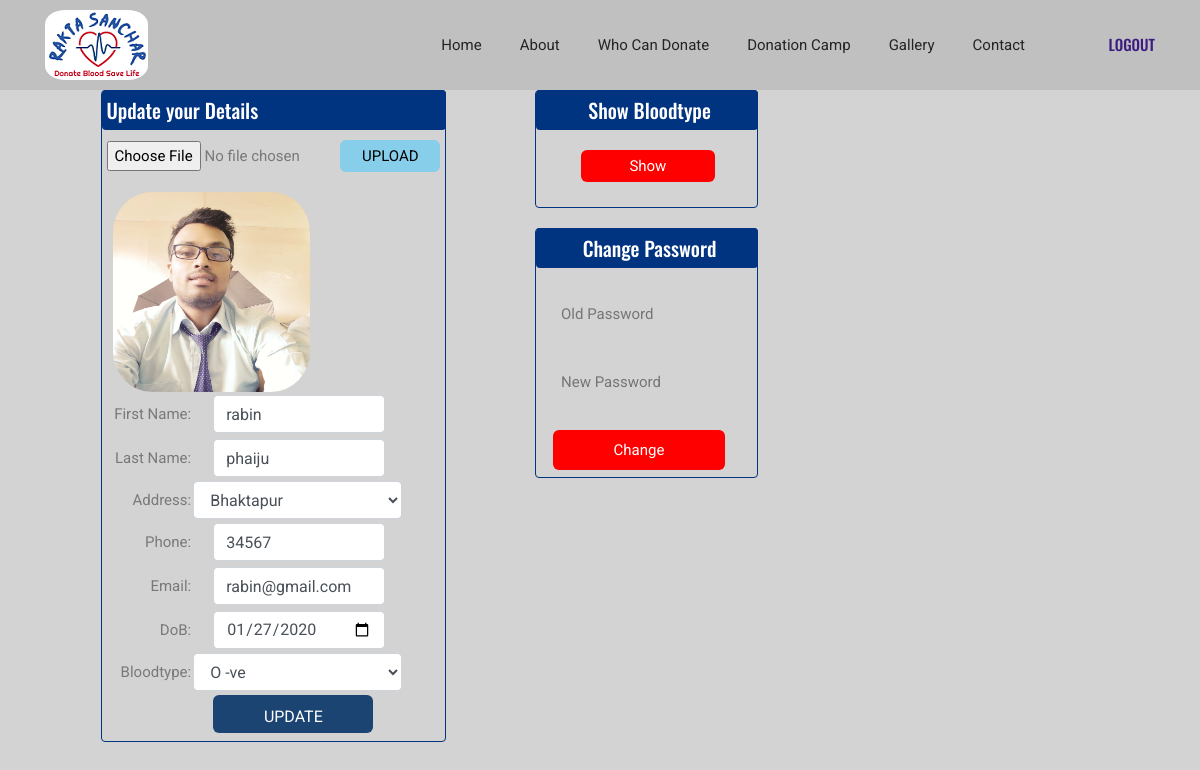
The page /php/index.php (signed in) on the database its author committed.
### tables this page shows
CREATE TABLE `register` (
  `reg_id` int(10) UNSIGNED NOT NULL,
  `bloodtype` varchar(6) DEFAULT NULL,
  `username` varchar(20) NOT NULL,
  `pic` varchar(255) DEFAULT NULL,
  `user_type` varchar(20) DEFAULT NULL,
  `firstname` varchar(20) NOT NULL,
  `lastname` varchar(20) NOT NULL,
  `email` varchar(40) DEFAULT NULL,
  `location` varchar(30) DEFAULT NULL,
  `contact` text COMMENT 'Contact No',
  `dob` date DEFAULT NULL,
  `created_at` timestamp NOT NULL DEFAULT CURRENT_TIMESTAMP,
  `updated_at` datetime DEFAULT NULL ON UPDATE CURRENT_TIMESTAMP,
  `password` varchar(40) NOT NULL,
  `secret_key` varchar(6) DEFAULT NULL,
  `verified` tinyint(1) NOT NULL DEFAULT '1',
  `verifiedby_id` int(6) NOT NULL DEFAULT '0' COMMENT 'Verified By',
  `remark` varchar(50) DEFAULT NULL,
  `status` tinyint(4) DEFAULT '1',
  `show_bloodtype` tinyint(1) NOT NULL DEFAULT '0'
);

### php/index.php (the view, shortened to what this page needs)
<?php include 'session.php';?>
<!DOCTYPE html>
<html lang="en">
<head>
    <link rel="stylesheet" href="../vendors/bootstrap/bootstrap.min.css">
    <link rel="stylesheet" href="../vendors/fontawesome/css/all.min.css">
    <link rel="stylesheet" href="../vendors/themify-icons/themify-icons.css">
    <link rel="stylesheet" href="../vendors/linericon/style.css">
    <link rel="stylesheet" href="../vendors/owl-carousel/owl.theme.default.min.css">
    <link rel="stylesheet" href="../vendors/owl-carousel/owl.carousel.min.css">
    <link rel="stylesheet" href="../css/magnific-popup.css">
    <link rel="stylesheet" href="../vendors/flat-icon/font/flaticon.css">
    <link rel="stylesheet" href="../css/style.css">
</head>
<body style="background-color:lightgrey;">
    <header class="header_area">
        <div class="main_menu">
            <nav class="navbar navbar-expand-lg navbar-light">
                <div class="container box_1620">
                    <a class="navbar-brand logo_h" href="../index.php"><img src="../img/logo.png" alt=""></a>
          <div class="collapse navbar-collapse offset" id="navbarSupportedContent">
                        <ul class="nav navbar-nav menu_nav justify-content-end">
                            <li class="nav-item"><a class="nav-link" href="../index.php">Home</a></li>
                            <li class="nav-item"><a class="nav-link" href="about.php">About</a></li>
                            <li class="nav-item"><a class="nav-link" href="whocandonate.php">Who can Donate</a>
                                <li class="nav-item submenu dropdown">
                                    <a href="#" class="nav-link dropdown-toggle" data-toggle="dropdown" role="button" aria-haspopup="true" aria-expanded="false">Donation Camp</a>
                                    </li>
                                    <li class="nav-item submenu dropdown">
                                        <a href="gallery.php" class="nav-link dropdown-toggle" aria-haspopup="true" aria-expanded="false">Gallery</a>
                                    </li>
                                    <li class="nav-item"><a class="nav-link" href="contact.php">Contact</a></li>
                        </ul>
                        <ul class="nav-right text-center text-lg-right py-4 py-lg-0">
                            <li><a href="logout.php">Logout</a></li>
                        </ul>
                    </div>
                </div>
            </nav>
        </div>
    </header>
    <section class="section-padding--small bg-gray">
        <div class="container">
        <?php
			require_once("DBConnect.php");
			if(isset($_SESSION['usergoogle'])){
        $b=$_SESSION['usergoogle'];
        $sql = "SELECT * FROM `register` WHERE `email`='$b';";
			}
			else{
			    $b=$_SESSION['username'];
			$sql = "SELECT * FROM `register` WHERE `username`='$b';";
			}
			$result = mysqli_query($conn, $sql);
			$prev_data = mysqli_fetch_assoc($result);
			$verified=$prev_data['verified'];
			?>
	<div id="content" style="float:left;">
	<div style="border:1px solid #003380; border-radius: 4px; padding: 0 5px 5px 5px; min-height: 300px;">
		<h3 style="color: white; border-radius: 4px; margin: -1px -6px 0 -5px; background-color: #003380; padding: 5px 0 5px 5px;">Update your Details</h3>
		<?php
		if($verified==0){
			    ?>
			    <div style="float:left;" id="checkmail">
			    <form method="POST" action=""><br>
			    <br>
			    <br>
			        <b style="margin-left:20px;">Check your email for key.</b><br>
			        <input type="text" name="checkemail" placeholder="Enter key from Email" required><br>
			        <?php if(isset($error_email)){
			            echo $error_email;
			        }?>
			        <input type="submit" name="check" value="Verify">
			    </form>
			    </div>
			     <div id="resent" style="margin-top:70px; margin-left:30px;">
			        <form method="POST" action="">
			            <input type="submit" name="resent" value="Sent key again">
			        </form>
			    </div>
			    <?php }	else {?>
		<div id="files">
		<form action="index.php" method="POST" enctype="multipart/form-data">
            <input type="file" name="img" required="required">
            <input type="submit" name="pic" value="UPLOAD">
        </form>
        </div>
		<div style="margin-left: 2%;" id="profile">
<form action="" method="POST" name="user">
<table id="adduser">
    <tr><?php
        if($prev_data['pic']==NULL){
            $filepath="files/profile.png";
        echo "<img src=".$filepath." height=200 />";
        }
        else{
         $filepath="files/".$prev_data['pic'];
        echo "<img src=".$filepath." height=200 />";
        }
        ?>
    </tr>
	<tr>
		<td>First Name:</td>
		<td><input type="text" name="firstname" class="form-control"  required="required" value="<?= $prev_data['firstname'];?>"></td>
	</tr>
	<tr>
		<td>Last Name:</td>
		<td><input type="text" name="lastname" class="form-control" required="required" value="<?= $prev_data['lastname'];?>"></td>
	</tr>
	<tr>
		<td>Address:</td>
		<td>
			<select required="required" name="location" class="form-control" title="Choose Location">
				<option value="<?=$prev_data['location'];?>"><?=$prev_data['location'];?></option>
				</select>
		</td>
	</tr>
	<tr>
		<td>Phone:</td>
		<td><input type="number" name="contact" class="form-control" required="required" value="<?= $prev_data['contact'];?>"></td>
    </tr>
    <tr>
		<td>Email:</td>
		<td><input type="email" name="email" class="form-control" required="required" value="<?= $prev_data['email'];?>" ></td>
	</tr>
	<tr>
		<td>DoB:</td>
		<td><input type="date" name="dob" class="form-control" required="required" value="<?= $prev_data['dob'];?>" ></td>
	</tr>
	<tr>
		<td>Bloodtype:</td>
		<td>
			<select required="required" class="form-control" name="bloodtype" title="Choose bloodtype">
					<option value="<?= $prev_data['bloodtype'];?>"><?= $prev_data['bloodtype'];?></option>
				</select>
		</td>
	</tr>
	<tr>
		<td>&nbsp;</td>
		<td><input type="submit" class="form-control" name="add_user" value="UPDATE"></td>
	</tr>
</table>
</form>
</div>
<?php } ?>
	</div>
</div>
		<div id="side">
				<div id="bloodtype"  style="float:left;">
				    <?php
				    if($verified!=0){  ?>
					<div id="show" style="border:1px solid #003380; border-radius: 4px; width: 100%; padding: 0 15px 5px 15px;">
						<h3 style="color: white; border-radius: 4px; margin: -1px -16px 0 -15px; text-align: center; background-color: #003380; padding: 5px 0 5px 5px;" title="Activites">Show Bloodtype</h3>
							<?php
							$show=$prev_data['show_bloodtype'];
							if($show==1){
								?>
							<form action="" method="POST">
							<input type="submit" name="show" value="Dont Show">
						</form>
							<?php
						}
							else{
								?>
								<form action="" method="POST">
								<input type="submit" name="show" value="Show">
							</form>
							<?php }
							?>
					</div>
					<?php if(!isset($_SESSION['usergoogle'])){?>
					<div id="password" style="border:1px solid #003380; margin-top:20px; border-radius: 4px; width: 100%; padding: 0 15px 5px 15px;">
						<h3 style="color: white; border-radius: 4px; margin: -1px -16px 0 -15px; text-align: center; background-color: #003380; padding: 5px 0 5px 5px;" title="Activites">Change Password</h3>
						<form action="" method="POST">
						    <br>
						    <input type="password" placeholder="Old Password" name="oldpass" required="required">
						    <br>
						    <br>
						     <input type="password" placeholder="New Password" name="newpass" required="required">
						     <br><br>
						     <input type="submit" name="submitpass" value="Change">
						</form>
					</div>
					<?php }?>
					<?php } ?>
				</div>
		</div>
</div>
    </section>
</body>
</html>

### css/style.css (style rules this page uses)
body { color: #797979; font-family: "Roboto", sans-serif; font-size: 15px; font-weight: 400; line-height: 1.6 }
ul { list-style-type: none; margin: 0; padding: 0 }
h1, h2, h3, h4, h5, h6 { font-family: "Oswald", sans-serif; color: #242424; line-height: 1.5 }
h3, .h3 { font-size: 20px; font-weight: 500 }
input[type=submit] { width: 70%; background-color: #1c4472; color: white; padding: 10px 20px; margin: 20px auto 10px 15%; border: none; border-radius: 6px; cursor: pointer; }
.bg-gray { background: #f7f7f7 }
.section-padding--small { padding: 20px 0 }
@media (min-width: 992px) { .section-padding--small { padding: 0px 0 } }
.header_area { width: 100%; z-index: 99; transition: background 0.4s, all 0.3s linear }
.header_area .navbar-brand { margin-right: 30px; padding: 0 }
.header_area .menu_nav { width: 100% }
.header_area .navbar { border: 0px; border-radius: 0px; width: 100%; padding-top: 0; padding-bottom: 0; background-color: #99999954; }
.header_area .navbar .nav-right { min-width: 130px }
.header_area .navbar .nav-right a { text-transform: uppercase; font-family: "Oswald", sans-serif; font-size: 15px; font-weight: 500; color: #3b1d82 }
.header_area .navbar .nav .nav-item { margin-right: 38px }
.header_area .navbar .nav .nav-item .nav-link { font-family: "Roboto", sans-serif; color: #242424; text-transform: capitalize; font-weight: 400; padding: 33px 0; display: inline-block }
.header_area .navbar .nav .nav-item .nav-link:after { display: none }
.header_area .navbar .nav .nav-item.submenu { position: relative }
.header_area .navbar .nav .nav-item:last-child { margin-right: 0px }

### php/index.php (style rules this page uses)
#content { margin-left:5%; margin-right:8%; min-height: 100%; text-align: justify; }
#show input[type=submit] { background-color: red; margin: 20px 0 20px 30px; padding: 4px 14px; border-color: red; color: white; }
#password input[type=submit] { width: 90%; background-color: red; color: white; padding: 8px 8px; margin: 2px auto 2px 2px; border: none; border-radius: 6px; cursor: pointer; }
#password input[type=password] { width: 90%; background-color: lightgray; color: black; padding: 8px 8px; margin: 2px 0px 2px 2px; border: none; border-radius: 6px; }
#files input[type=file] { width:220px; }
#files input[type=submit] { background-color: skyblue; margin: 10px 0 20px 10px; padding: 4px 10px; border-color: skyblue; color: black; width:100px; }
img { border-radius: 20%; }
#profile input[type=email],#profile input[type=text],#profile input[type=number],#profile input[type=date] { width:75%; }
td { text-align:right; }
#profile select { width:91%; }
#profile input { margin: 2px 0px 2px 20px; }

### rows shown on the page
register: pic (picture), firstname "rabin", lastname "phaiju", location "Bhaktapur", contact "34567", email "rabin@gmail.com", dob "01/27/2020", bloodtype "O -ve"
